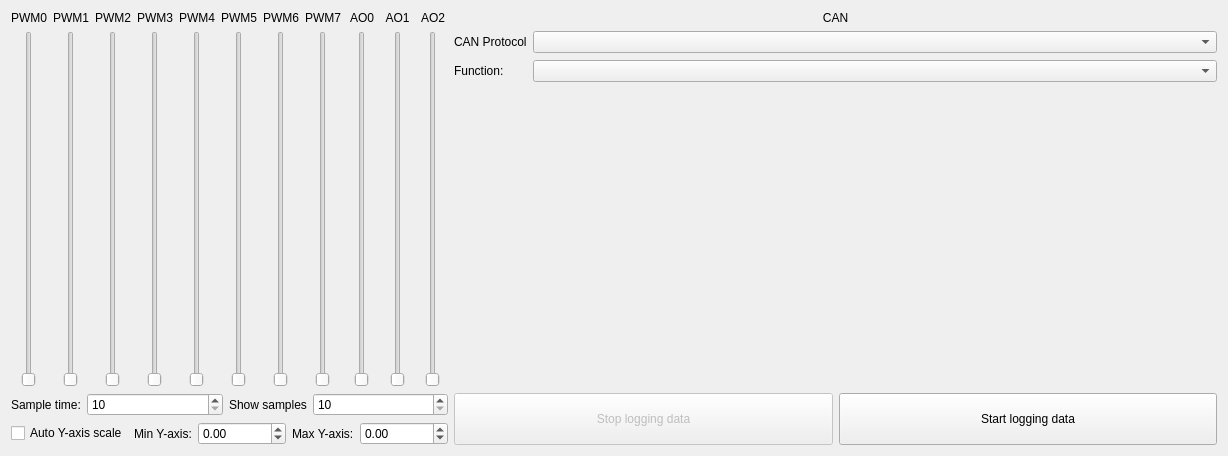
<?xml version="1.0" encoding="UTF-8"?>
<ui version="4.0">
 <class>ControlWindow</class>
 <widget class="QWidget" name="ControlWindow">
  <property name="windowModality">
   <enum>Qt::NonModal</enum>
  </property>
  <property name="geometry">
   <rect>
    <x>0</x>
    <y>0</y>
    <width>1228</width>
    <height>456</height>
   </rect>
  </property>
  <property name="windowTitle">
   <string>Measurement and control</string>
  </property>
  <property name="windowIcon">
   <iconset resource="../../../../resources/icons/buttons/buttonicons.qrc">
    <normaloff>:/icons/buttons/controller.png</normaloff>:/icons/buttons/controller.png</iconset>
  </property>
  <layout class="QGridLayout" name="gridLayout_2">
   <item row="0" column="2">
    <layout class="QGridLayout" name="gridLayout">
     <item row="0" column="17">
      <widget class="QLabel" name="label_12">
       <property name="text">
        <string>CAN</string>
       </property>
       <property name="alignment">
        <set>Qt::AlignCenter</set>
       </property>
      </widget>
     </item>
     <item row="0" column="11">
      <widget class="QLabel" name="label_8">
       <property name="text">
        <string>PWM7</string>
       </property>
       <property name="alignment">
        <set>Qt::AlignCenter</set>
       </property>
      </widget>
     </item>
     <item row="1" column="4">
      <widget class="QSlider" name="pwm0VerticalSlider">
       <property name="sizePolicy">
        <sizepolicy hsizetype="Preferred" vsizetype="Expanding">
         <horstretch>0</horstretch>
         <verstretch>0</verstretch>
        </sizepolicy>
       </property>
       <property name="maximum">
        <number>65535</number>
       </property>
       <property name="orientation">
        <enum>Qt::Vertical</enum>
       </property>
       <property name="tickPosition">
        <enum>QSlider::NoTicks</enum>
       </property>
      </widget>
     </item>
     <item row="0" column="10">
      <widget class="QLabel" name="label_7">
       <property name="text">
        <string>PWM6</string>
       </property>
       <property name="alignment">
        <set>Qt::AlignCenter</set>
       </property>
      </widget>
     </item>
     <item row="1" column="5">
      <widget class="QSlider" name="pwm1VerticalSlider">
       <property name="sizePolicy">
        <sizepolicy hsizetype="Preferred" vsizetype="Expanding">
         <horstretch>0</horstretch>
         <verstretch>0</verstretch>
        </sizepolicy>
       </property>
       <property name="maximum">
        <number>65535</number>
       </property>
       <property name="orientation">
        <enum>Qt::Vertical</enum>
       </property>
       <property name="tickPosition">
        <enum>QSlider::NoTicks</enum>
       </property>
      </widget>
     </item>
     <item row="1" column="6">
      <widget class="QSlider" name="pwm2VerticalSlider">
       <property name="sizePolicy">
        <sizepolicy hsizetype="Preferred" vsizetype="Expanding">
         <horstretch>0</horstretch>
         <verstretch>0</verstretch>
        </sizepolicy>
       </property>
       <property name="maximum">
        <number>65535</number>
       </property>
       <property name="orientation">
        <enum>Qt::Vertical</enum>
       </property>
       <property name="tickPosition">
        <enum>QSlider::NoTicks</enum>
       </property>
      </widget>
     </item>
     <item row="0" column="8">
      <widget class="QLabel" name="label_5">
       <property name="text">
        <string>PWM4</string>
       </property>
       <property name="alignment">
        <set>Qt::AlignCenter</set>
       </property>
      </widget>
     </item>
     <item row="0" column="4">
      <widget class="QLabel" name="label">
       <property name="text">
        <string>PWM0</string>
       </property>
       <property name="alignment">
        <set>Qt::AlignCenter</set>
       </property>
      </widget>
     </item>
     <item row="1" column="10">
      <widget class="QSlider" name="pwm6VerticalSlider">
       <property name="sizePolicy">
        <sizepolicy hsizetype="Preferred" vsizetype="Expanding">
         <horstretch>0</horstretch>
         <verstretch>0</verstretch>
        </sizepolicy>
       </property>
       <property name="maximum">
        <number>65535</number>
       </property>
       <property name="orientation">
        <enum>Qt::Vertical</enum>
       </property>
       <property name="tickPosition">
        <enum>QSlider::NoTicks</enum>
       </property>
      </widget>
     </item>
     <item row="1" column="12">
      <widget class="QSlider" name="analogOutput0VerticalSlider">
       <property name="sizePolicy">
        <sizepolicy hsizetype="Preferred" vsizetype="Expanding">
         <horstretch>0</horstretch>
         <verstretch>0</verstretch>
        </sizepolicy>
       </property>
       <property name="maximum">
        <number>4095</number>
       </property>
       <property name="orientation">
        <enum>Qt::Vertical</enum>
       </property>
       <property name="tickPosition">
        <enum>QSlider::NoTicks</enum>
       </property>
      </widget>
     </item>
     <item row="0" column="5">
      <widget class="QLabel" name="label_2">
       <property name="text">
        <string>PWM1</string>
       </property>
       <property name="alignment">
        <set>Qt::AlignCenter</set>
       </property>
      </widget>
     </item>
     <item row="1" column="17">
      <layout class="QGridLayout" name="gridLayout_3">
       <property name="sizeConstraint">
        <enum>QLayout::SetDefaultConstraint</enum>
       </property>
       <item row="0" column="0">
        <layout class="QFormLayout" name="formLayout_3">
         <property name="sizeConstraint">
          <enum>QLayout::SetDefaultConstraint</enum>
         </property>
         <property name="fieldGrowthPolicy">
          <enum>QFormLayout::AllNonFixedFieldsGrow</enum>
         </property>
         <property name="rowWrapPolicy">
          <enum>QFormLayout::DontWrapRows</enum>
         </property>
         <property name="verticalSpacing">
          <number>7</number>
         </property>
         <item row="0" column="0">
          <widget class="QLabel" name="label_23">
           <property name="sizePolicy">
            <sizepolicy hsizetype="Preferred" vsizetype="Preferred">
             <horstretch>0</horstretch>
             <verstretch>0</verstretch>
            </sizepolicy>
           </property>
           <property name="text">
            <string>CAN Protocol</string>
           </property>
          </widget>
         </item>
         <item row="0" column="1">
          <widget class="QComboBox" name="canProtocolComboBox"/>
         </item>
         <item row="1" column="0">
          <widget class="QLabel" name="label_13">
           <property name="text">
            <string>Function:</string>
           </property>
          </widget>
         </item>
         <item row="1" column="1">
          <widget class="QComboBox" name="functionComboBox"/>
         </item>
        </layout>
       </item>
       <item row="2" column="0">
        <widget class="QWidget" name="functionQWidget" native="true">
         <property name="sizePolicy">
          <sizepolicy hsizetype="Expanding" vsizetype="Expanding">
           <horstretch>0</horstretch>
           <verstretch>0</verstretch>
          </sizepolicy>
         </property>
         <layout class="QVBoxLayout" name="verticalLayout">
          <property name="sizeConstraint">
           <enum>QLayout::SetDefaultConstraint</enum>
          </property>
         </layout>
        </widget>
       </item>
      </layout>
     </item>
     <item row="0" column="7">
      <widget class="QLabel" name="label_4">
       <property name="text">
        <string>PWM3</string>
       </property>
       <property name="alignment">
        <set>Qt::AlignCenter</set>
       </property>
      </widget>
     </item>
     <item row="1" column="9">
      <widget class="QSlider" name="pwm5VerticalSlider">
       <property name="sizePolicy">
        <sizepolicy hsizetype="Preferred" vsizetype="Expanding">
         <horstretch>0</horstretch>
         <verstretch>0</verstretch>
        </sizepolicy>
       </property>
       <property name="maximum">
        <number>65535</number>
       </property>
       <property name="orientation">
        <enum>Qt::Vertical</enum>
       </property>
       <property name="tickPosition">
        <enum>QSlider::NoTicks</enum>
       </property>
      </widget>
     </item>
     <item row="1" column="13">
      <widget class="QSlider" name="analogOutput1VerticalSlider">
       <property name="sizePolicy">
        <sizepolicy hsizetype="Preferred" vsizetype="Expanding">
         <horstretch>0</horstretch>
         <verstretch>0</verstretch>
        </sizepolicy>
       </property>
       <property name="maximum">
        <number>4095</number>
       </property>
       <property name="orientation">
        <enum>Qt::Vertical</enum>
       </property>
       <property name="tickPosition">
        <enum>QSlider::NoTicks</enum>
       </property>
      </widget>
     </item>
     <item row="0" column="9">
      <widget class="QLabel" name="label_6">
       <property name="text">
        <string>PWM5</string>
       </property>
       <property name="alignment">
        <set>Qt::AlignCenter</set>
       </property>
      </widget>
     </item>
     <item row="1" column="11">
      <widget class="QSlider" name="pwm7VerticalSlider">
       <property name="sizePolicy">
        <sizepolicy hsizetype="Preferred" vsizetype="Expanding">
         <horstretch>0</horstretch>
         <verstretch>0</verstretch>
        </sizepolicy>
       </property>
       <property name="maximum">
        <number>65535</number>
       </property>
       <property name="orientation">
        <enum>Qt::Vertical</enum>
       </property>
       <property name="tickPosition">
        <enum>QSlider::NoTicks</enum>
       </property>
      </widget>
     </item>
     <item row="2" column="17">
      <layout class="QHBoxLayout" name="horizontalLayout_5">
       <item>
        <widget class="QPushButton" name="stopLoggingDataPushButton">
         <property name="enabled">
          <bool>false</bool>
         </property>
         <property name="sizePolicy">
          <sizepolicy hsizetype="Preferred" vsizetype="Preferred">
           <horstretch>0</horstretch>
           <verstretch>0</verstretch>
          </sizepolicy>
         </property>
         <property name="text">
          <string>Stop logging data</string>
         </property>
         <property name="icon">
          <iconset resource="../../../../resources/icons/buttons/buttonicons.qrc">
           <normaloff>:/icons/buttons/control_stop_blue.png</normaloff>:/icons/buttons/control_stop_blue.png</iconset>
         </property>
        </widget>
       </item>
       <item>
        <widget class="QPushButton" name="startLoggingDataPushButton">
         <property name="sizePolicy">
          <sizepolicy hsizetype="Preferred" vsizetype="Preferred">
           <horstretch>0</horstretch>
           <verstretch>0</verstretch>
          </sizepolicy>
         </property>
         <property name="text">
          <string>Start logging data</string>
         </property>
         <property name="icon">
          <iconset resource="../../../../resources/icons/buttons/buttonicons.qrc">
           <normaloff>:/icons/buttons/control_start_blue.png</normaloff>:/icons/buttons/control_start_blue.png</iconset>
         </property>
        </widget>
       </item>
      </layout>
     </item>
     <item row="1" column="8">
      <widget class="QSlider" name="pwm4VerticalSlider">
       <property name="sizePolicy">
        <sizepolicy hsizetype="Preferred" vsizetype="Expanding">
         <horstretch>0</horstretch>
         <verstretch>0</verstretch>
        </sizepolicy>
       </property>
       <property name="maximum">
        <number>65535</number>
       </property>
       <property name="orientation">
        <enum>Qt::Vertical</enum>
       </property>
       <property name="tickPosition">
        <enum>QSlider::NoTicks</enum>
       </property>
      </widget>
     </item>
     <item row="0" column="14">
      <widget class="QLabel" name="label_10">
       <property name="text">
        <string>AO2</string>
       </property>
       <property name="alignment">
        <set>Qt::AlignCenter</set>
       </property>
      </widget>
     </item>
     <item row="0" column="12">
      <widget class="QLabel" name="label_11">
       <property name="text">
        <string>AO0</string>
       </property>
       <property name="alignment">
        <set>Qt::AlignCenter</set>
       </property>
      </widget>
     </item>
     <item row="1" column="7">
      <widget class="QSlider" name="pwm3VerticalSlider">
       <property name="sizePolicy">
        <sizepolicy hsizetype="Preferred" vsizetype="Expanding">
         <horstretch>0</horstretch>
         <verstretch>0</verstretch>
        </sizepolicy>
       </property>
       <property name="maximum">
        <number>65535</number>
       </property>
       <property name="orientation">
        <enum>Qt::Vertical</enum>
       </property>
       <property name="tickPosition">
        <enum>QSlider::NoTicks</enum>
       </property>
      </widget>
     </item>
     <item row="0" column="13">
      <widget class="QLabel" name="label_9">
       <property name="text">
        <string>AO1</string>
       </property>
       <property name="alignment">
        <set>Qt::AlignCenter</set>
       </property>
      </widget>
     </item>
     <item row="1" column="14">
      <widget class="QSlider" name="analogOutput2VerticalSlider">
       <property name="sizePolicy">
        <sizepolicy hsizetype="Preferred" vsizetype="Expanding">
         <horstretch>0</horstretch>
         <verstretch>0</verstretch>
        </sizepolicy>
       </property>
       <property name="maximum">
        <number>4095</number>
       </property>
       <property name="orientation">
        <enum>Qt::Vertical</enum>
       </property>
       <property name="tickPosition">
        <enum>QSlider::NoTicks</enum>
       </property>
      </widget>
     </item>
     <item row="0" column="6">
      <widget class="QLabel" name="label_3">
       <property name="text">
        <string>PWM2</string>
       </property>
       <property name="alignment">
        <set>Qt::AlignCenter</set>
       </property>
      </widget>
     </item>
     <item row="2" column="4" colspan="11">
      <layout class="QVBoxLayout" name="verticalLayout_2">
       <item>
        <layout class="QHBoxLayout" name="horizontalLayout">
         <item>
          <widget class="QLabel" name="label_14">
           <property name="sizePolicy">
            <sizepolicy hsizetype="Fixed" vsizetype="Preferred">
             <horstretch>0</horstretch>
             <verstretch>0</verstretch>
            </sizepolicy>
           </property>
           <property name="text">
            <string>Sample time:</string>
           </property>
          </widget>
         </item>
         <item>
          <widget class="QSpinBox" name="sampleTimeSpinBox">
           <property name="readOnly">
            <bool>false</bool>
           </property>
           <property name="minimum">
            <number>10</number>
           </property>
           <property name="maximum">
            <number>999999999</number>
           </property>
          </widget>
         </item>
         <item>
          <widget class="QLabel" name="label_15">
           <property name="sizePolicy">
            <sizepolicy hsizetype="Fixed" vsizetype="Preferred">
             <horstretch>0</horstretch>
             <verstretch>0</verstretch>
            </sizepolicy>
           </property>
           <property name="text">
            <string>Show samples</string>
           </property>
          </widget>
         </item>
         <item>
          <widget class="QSpinBox" name="showSamplesSpinBox">
           <property name="readOnly">
            <bool>false</bool>
           </property>
           <property name="minimum">
            <number>10</number>
           </property>
           <property name="maximum">
            <number>1000</number>
           </property>
          </widget>
         </item>
        </layout>
       </item>
       <item>
        <layout class="QHBoxLayout" name="horizontalLayout_3">
         <item>
          <widget class="QCheckBox" name="autoYAxisScaleCheckBox">
           <property name="sizePolicy">
            <sizepolicy hsizetype="Fixed" vsizetype="Fixed">
             <horstretch>0</horstretch>
             <verstretch>0</verstretch>
            </sizepolicy>
           </property>
           <property name="text">
            <string>Auto Y-axis scale</string>
           </property>
          </widget>
         </item>
         <item>
          <widget class="QLabel" name="label_16">
           <property name="sizePolicy">
            <sizepolicy hsizetype="Fixed" vsizetype="Preferred">
             <horstretch>0</horstretch>
             <verstretch>0</verstretch>
            </sizepolicy>
           </property>
           <property name="text">
            <string>Min Y-axis:</string>
           </property>
          </widget>
         </item>
         <item>
          <widget class="QDoubleSpinBox" name="minYAxisDoubleSpinBox">
           <property name="minimum">
            <double>-999999999999999983222784.000000000000000</double>
           </property>
           <property name="maximum">
            <double>999999999999999983222784.000000000000000</double>
           </property>
          </widget>
         </item>
         <item>
          <widget class="QLabel" name="label_17">
           <property name="sizePolicy">
            <sizepolicy hsizetype="Fixed" vsizetype="Preferred">
             <horstretch>0</horstretch>
             <verstretch>0</verstretch>
            </sizepolicy>
           </property>
           <property name="text">
            <string>Max Y-axis:</string>
           </property>
          </widget>
         </item>
         <item>
          <widget class="QDoubleSpinBox" name="maxYAxisDoubleSpinBox">
           <property name="minimum">
            <double>-999999999999999983222784.000000000000000</double>
           </property>
           <property name="maximum">
            <double>999999999999999983222784.000000000000000</double>
           </property>
          </widget>
         </item>
        </layout>
       </item>
      </layout>
     </item>
    </layout>
   </item>
  </layout>
 </widget>
 <resources>
  <include location="../../../../resources/icons/buttons/buttonicons.qrc"/>
  <include location="../../../../resources/icons/buttons/buttonicons.qrc"/>
  <include location="../../../../resources/icons/buttons/buttonicons.qrc"/>
 </resources>
 <connections/>
</ui>
